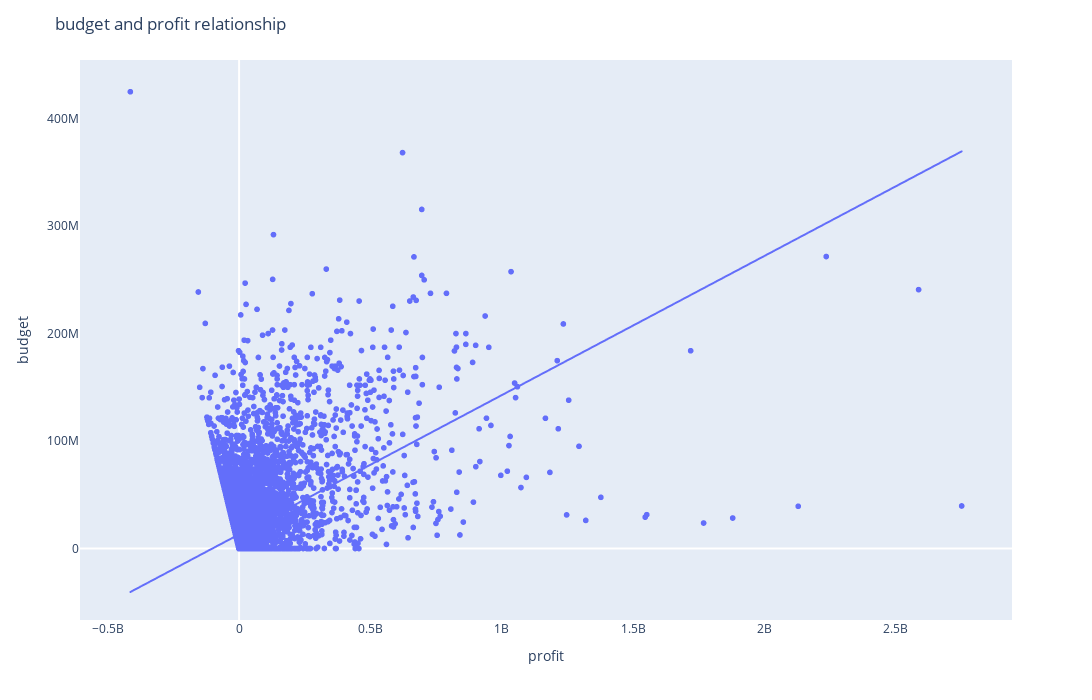

Write notebook code for a chart like this one.
### Markdown cell above
### <span style='color:#191970'> Question 3. How does budget and profit for the Movies correlate? Does high budget equals high profit?

### Code cell
fig = px.scatter(df_movies ,x = 'profit', y ='budget_adj', trendline = 'ols')
fig.update_layout(title_text ='budget and profit relationship', xaxis_title = 'profit',
                  yaxis_title = 'budget')

#setting the chart properties
fig.update_layout(
    autosize=False,
    width=1100,
    height=700,)

#hiding the gridlines
fig.update_xaxes(showgrid = False)
fig.update_yaxes(showgrid = False)

fig.show()

### Figure 1 — Plotly figure (JSON) as saved in the notebook; plotly's stock layout.template omitted (floating-point values rounded to 4 significant figures; data arrays with more than 128 entries replaced by an {"elided": "..."} marker saying what was removed)
{"data": [{"hovertemplate": "profit=%{x}<br>budget_adj=%{y}<extra></extra>", "legendgroup": "", "marker": {"color": "#636efa", "symbol": "circle"}, "mode": "markers", "name": "", "showlegend": false, "type": "scattergl", "x": {"elided": "10866 float values"}, "xaxis": "x", "y": {"elided": "10866 float values"}, "yaxis": "y"}, {"hovertemplate": "<b>OLS trendline</b><br>budget_adj = 0.129564 * profit + 1.317e+07<br>R<sup>2</sup>=0.223635<br><br>profit=%{x}<br>budget_adj=%{y} <b>(trend)</b><extra></extra>", "legendgroup": "", "marker": {"color": "#636efa", "symbol": "circle"}, "mode": "lines", "name": "", "showlegend": false, "type": "scattergl", "x": {"elided": "10866 float values"}, "xaxis": "x", "y": {"elided": "10866 float values"}, "yaxis": "y"}], "layout": {"autosize": false, "height": 700, "legend": {"tracegroupgap": 0}, "margin": {"t": 60}, "title": {"text": "budget and profit relationship"}, "width": 1100, "xaxis": {"anchor": "y", "domain": [0, 1], "showgrid": false, "title": {"text": "profit"}}, "yaxis": {"anchor": "x", "domain": [0, 1], "showgrid": false, "title": {"text": "budget"}}}}
